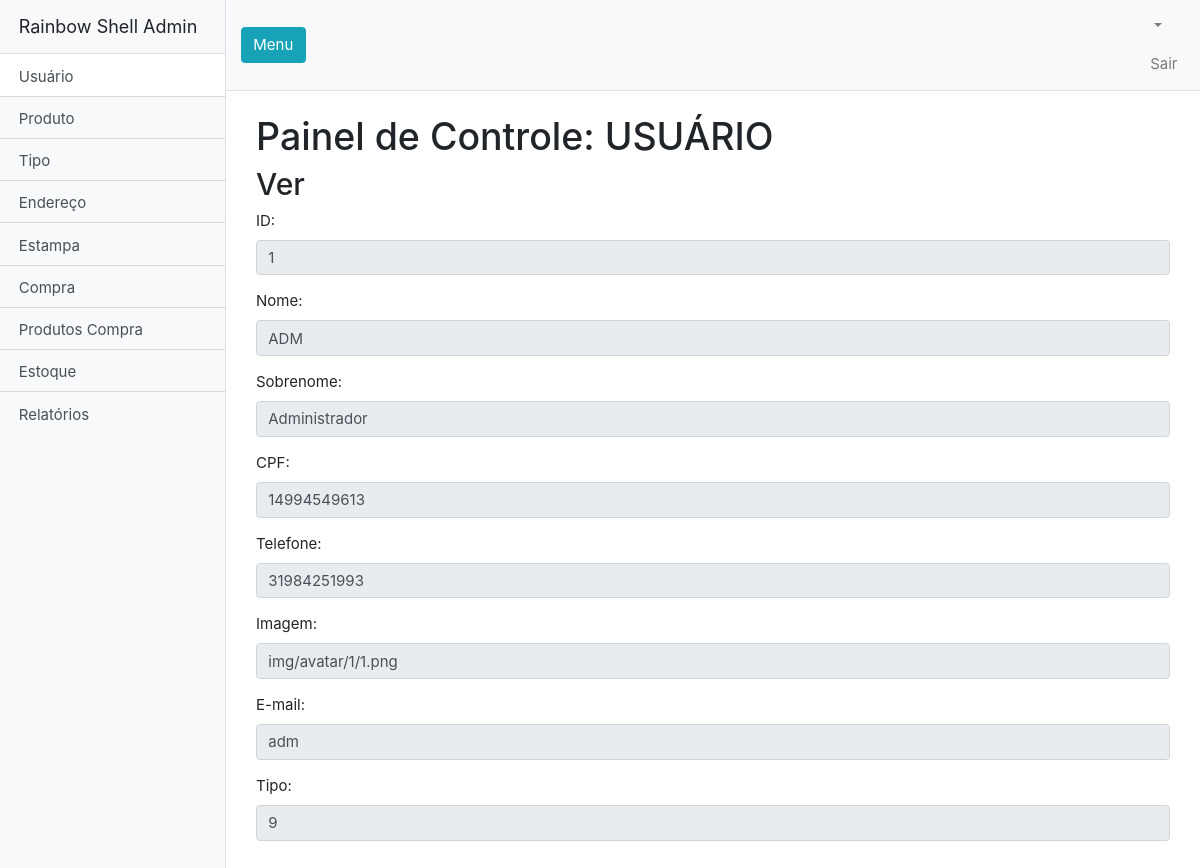
The app's page /admin/index.php?classe=Usuario&acao=read&id_usuario=1 with its own data.
### tables this page shows
CREATE TABLE `tbl_usuario` (
  `id_usuario` int(11) NOT NULL,
  `nome` varchar(50) NOT NULL,
  `sobrenome` varchar(50) NOT NULL,
  `cpf` varchar(15) DEFAULT NULL,
  `telefone` varchar(15) DEFAULT NULL,
  `imagem` varchar(80) DEFAULT 'img/avatar/default.png',
  `email` varchar(80) NOT NULL,
  `senha` varchar(100) NOT NULL,
  `tipo` int(11) NOT NULL DEFAULT '1'
);

### admin/controller/UsuarioController.php (called while the page is built, shortened)
<?php
require_once 'model/Usuario.php';
class UsuarioController
{
    public function read(){
        $usuario = new Usuario($_GET['id_usuario']);
        $usuario->read();
        include 'view/Usuario_read.php';
    }
}

### admin/index.php (called while the page is built, shortened)
<?php
$acao = isset($_GET['acao']) ? $_GET['acao'] : 'all';
$app = new $controller();
$app->$acao();

### admin/model/Usuario.php (called while the page is built, shortened)
<?php
class Usuario
{
    private $id_usuario;
    private $nome;
    private $sobrenome;
    private $cpf;
    private $telefone;
    private $imagem;
    private $email;
    private $tipo;
    private $con;
    public function __construct($id_usuario=NULL, $nome=NULL, $sobrenome=NULL, $cpf=NULL, $telefone=NULL, $imagem=NULL, $email=NULL, $senha=NULL, $tipo=NULL)
    {
        $this->id_usuario = $id_usuario;
        $this->nome = $nome;
        $this->sobrenome = $sobrenome;
        $this->cpf = $cpf;
        $this->telefone = $telefone;
        $this->imagem = $imagem;
        $this->email = $email;
        $this->tipo = $tipo;
        $this->con = new PDO(SERVIDOR, USUARIO, SENHA);
    }
    public function read(){
        $sql = $this->con->prepare("SELECT * FROM tbl_usuario WHERE id_usuario=?");
        $sql->execute( array($this->id_usuario) );
        $usuario = $sql->fetchObject();
        if ( $usuario ){
            $this->id_usuario = $usuario->id_usuario;
            $this->nome = $usuario->nome;
            $this->sobrenome = $usuario->sobrenome;
            $this->cpf = $usuario->cpf;
            $this->telefone = $usuario->telefone;
            $this->imagem = $usuario->imagem;
            $this->email = $usuario->email;
            $this->tipo = $usuario->tipo;
        }
    }
    public function getId_usuario()
    {
        return $this->id_usuario;
    }
    public function getNome()
    {
        return $this->nome;
    }
    public function getSobrenome()
    {
        return $this->sobrenome;
    }
    public function getCpf()
    {
        return $this->cpf;
    }
    public function getTelefone()
    {
        return $this->telefone;
    }
    public function getImagem()
    {
        return $this->imagem;
    }
    public function getEmail()
    {
        return $this->email;
    }
    public function getTipo()
    {
        return $this->tipo;
    }
}

### admin/view/Usuario_read.php (the view, shortened to what this page needs)
<?php include("inc/header.php")?>
      <div class="container-fluid">
		<div class="container">
		<h1 class="mt-4">Painel de Controle: USUÁRIO</h1>
</body>
<body>
    <h2>Ver</h2>
<div class="form-group">
        <label>ID:</label>
        <input type="text" class="form-control" name="id_usuario" disabled value="<?=$usuario->getId_usuario()?>">
    </div>
    <div class="form-group">
        <label>Nome:</label>
        <input type="text" class="form-control" name="nome" disabled value="<?=$usuario->getNome()?>">
    </div>
    <div class="form-group">
        <label>Sobrenome:</label>
        <input type="text" class="form-control" name="sobrenome" disabled value="<?=$usuario->getSobrenome()?>">
    </div>
    <div class="form-group">
        <label>CPF:</label>
        <input type="text" class="form-control" name="cpf" disabled value="<?=$usuario->getCpf()?>">
    </div>
    <div class="form-group">
        <label>Telefone:</label>
        <input type="text" class="form-control" name="telefone" disabled value="<?=$usuario->getTelefone()?>">
    </div>
    <div class="form-group">
        <label>Imagem:</label>
        <input type="text" class="form-control" name="imagem" disabled value="<?=$usuario->getImagem()?>">
    </div>
    <div class="form-group">
        <label>E-mail:</label>
        <input type="text" class="form-control" name="email" disabled value="<?=$usuario->getEmail()?>">
    </div>
    <div class="form-group">
        <label>Tipo:</label>
        <input type="text" class="form-control" name="tipo" disabled value="<?=$usuario->getTipo()?>">
    </div>
</body>
</html>

### admin/scripts/css/ui.css (style rules this page uses)
html { font-size: 15px; }
article:after, .form-group:after { display: block; clear: both; content: ""; }

### admin/css/simple-sidebar.css (style rules this page uses)
body { overflow-x: hidden; }

### records on screen
tbl_usuario: id_usuario "1", nome "ADM", sobrenome "Administrador", cpf "14994549613", telefone "31984251993", imagem "img/avatar/1/1.png", email "adm", tipo "9"
